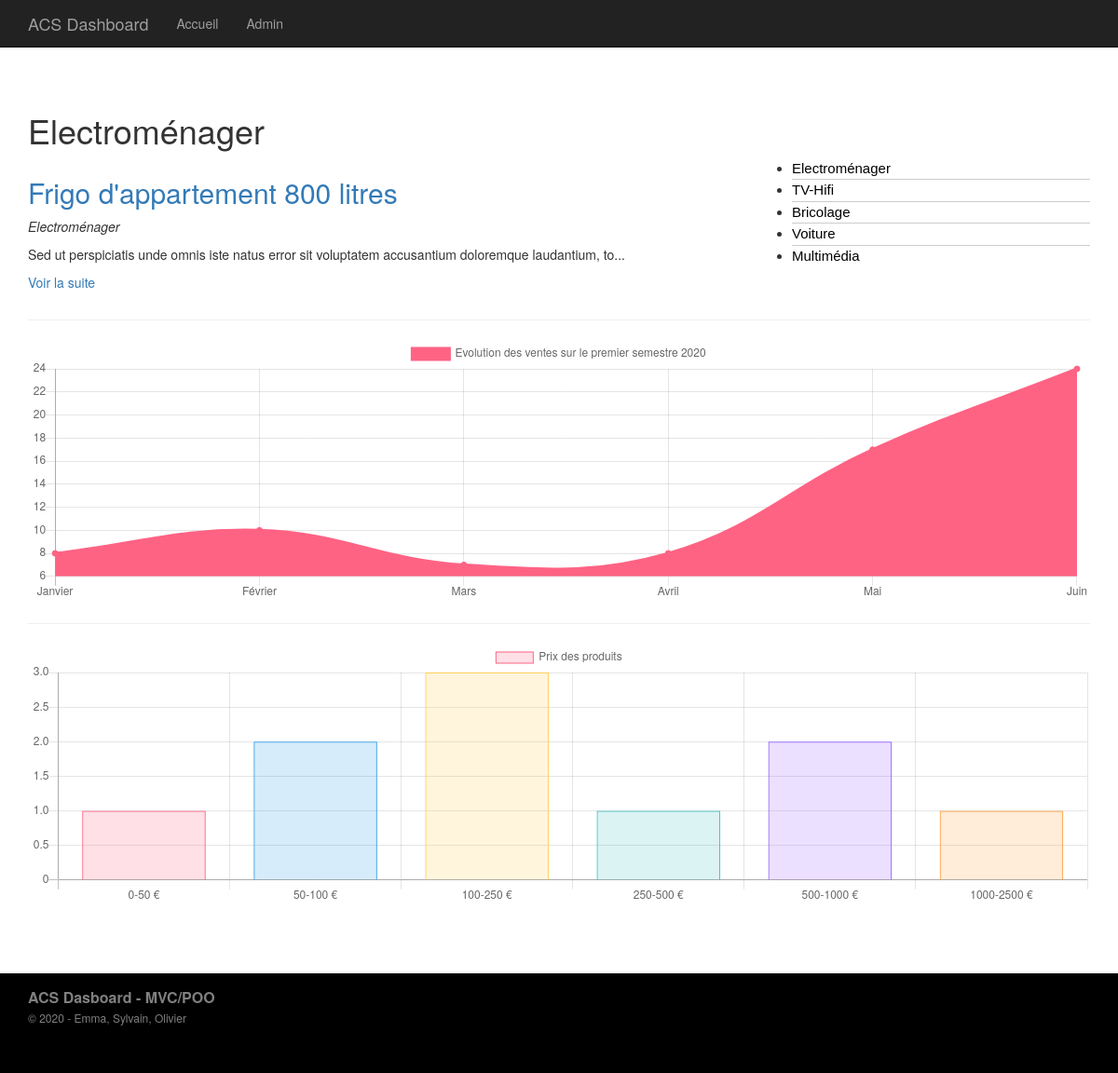
Page /index.php?p=posts.category&id=1 on the committed database.
### tables this page shows
CREATE TABLE IF NOT EXISTS `categories` (
  `id` int(11) NOT NULL AUTO_INCREMENT,
  `titre` varchar(255) DEFAULT NULL,
  PRIMARY KEY (`id`)
);

CREATE TABLE IF NOT EXISTS `articles` (
  `id` int(11) NOT NULL AUTO_INCREMENT,
  `titre` varchar(255) DEFAULT NULL,
  `lieuachat` varchar(255) DEFAULT NULL,
  `adresseachat` varchar(255) DEFAULT NULL,
  `urlachat` varchar(255) DEFAULT NULL,
  `ref` varchar(255) NOT NULL,
  `dateachat` varchar(20) NOT NULL,
  `datefingarantie` varchar(20) NOT NULL,
  `category_id` int(11) DEFAULT NULL,
  `prix` int(10) NOT NULL DEFAULT 0,
  `conseilsentretien` longtext DEFAULT NULL,
  `phototicketachat` varchar(255) DEFAULT NULL,
  `manuelutilisation` longtext DEFAULT NULL,
  PRIMARY KEY (`id`)
);

### core/Controller/Controller.php (called while the page is built, shortened)
<?php
    class Controller{
        protected $viewPath;
        protected function render($view, $variables = []){
            extract($variables);
            require($this->viewPath . str_replace('.', '/', $view) . '.php');
        }
    }
?>

### app/Controller/PostsController.php (called while the page is built, shortened)
<?php
    class PostsController extends AppController{
        public function category(){
            $categorie = $this->Category->find($_GET['id']);
            $articles = $this->Post->lastByCategory($_GET['id']);
            $categories = $this->Category->all();
            $this->render('posts.category', compact('articles','categories', 'categorie'));
        }
    }
?>

### public/index.php (called while the page is built, shortened)
<?php
    if(isset($_GET['p'])){
        $page = $_GET['p'];
    }
    else{
        $page = 'posts.index';
    }
    $page = explode('.', $page);
    if($page[0] == 'admin'){
        $controller = '\App\Controller\Admin\\' . ucfirst($page[1]) . 'Controller';
        $action = $page[2];
    }
    else{
        $action = $page[1];
    }
    $controller = new $controller();
    $controller->$action();
?>

### core/Table/Table.php (called while the page is built, shortened)
<?php
    class Table{
        protected $table;
        protected $db;
        public function __construct(Database $db){
            $this->db = $db;
        }
        public function all(){
            return $this->query("SELECT * FROM " . $this->table);
        }
        public function find($id){
            return $this->query("SELECT * FROM {$this->table} WHERE id = ?", [$id], true);
        }
        public function query($statement, $attributes = null, $one = false){
            if($attributes){
                return $this->db->prepare(
                    $statement,
                    $attributes,
                    str_replace('Table', 'Entity', get_class($this)),
                    $one
                );
            }
             else{
                return $this->db->query(
                    $statement,
                    str_replace('Table', 'Entity', get_class($this)),
                     $one
                );
            }
        }
    }
?>

### core/Database/MysqlDatabase.php (called while the page is built, shortened)
<?php
    class MysqlDatabase extends Database{
        private $pdo;
        private function getPDO(){
            if($this->pdo === null){
                $pdo = new PDO('mysql:dbname=mvc-blog;host=localhost', 'root', '');
                $pdo->setAttribute(PDO::ATTR_ERRMODE, PDO::ERRMODE_EXCEPTION);
                $this->pdo = $pdo;
            }
            return $this->pdo;
        }
        public function query($statement, $class_name = null, $one = false){
            $req = $this->getPDO()->query($statement);
            if($class_name === null){
                $req->setFetchMode(PDO::FETCH_OBJ);
            }
            else{
                $req->setFetchMode(PDO::FETCH_CLASS, $class_name);
            }
            if($one){
                $datas = $req->fetch();
            }
            else{
                $datas = $req->fetchAll();
            }
            return $datas;
        }
        public function prepare($statement, $attributes, $class_name = null, $one = false){
            $req = $this->getPDO()->prepare($statement);
            $res = $req->execute($attributes);
            if($class_name === null){
                $req->setFetchMode(PDO::FETCH_OBJ);
            }
            else{
                $req->setFetchMode(PDO::FETCH_CLASS, $class_name);
            }
            if($one){
                $datas = $req->fetch();
            }
            else{
                $datas = $req->fetchAll();
            }
            return $datas;
        }
    }
?>

### app/Autoloader.php (called while the page is built, shortened)
<?php
  class Autoloader{
      static function autoload($class){
          if (strpos($class, __NAMESPACE__ . '\\') === 0){
              $class = str_replace(__NAMESPACE__ . '\\', '', $class);
              $class = str_replace('\\', '/', $class);
          }
      }
  }

### core/Autoloader.php (called while the page is built, shortened)
<?php
  class Autoloader{
      static function autoload($class){
          if (strpos($class, __NAMESPACE__ . '\\') === 0){
              $class = str_replace(__NAMESPACE__ . '\\', '', $class);
              $class = str_replace('\\', '/', $class);
          }
      }
  }

### app/Table/PostTable.php (called while the page is built, shortened)
<?php
    class PostTable extends Table{
        public function lastByCategory($category_id){
            return $this->query("
                SELECT articles.id, articles.titre, articles.lieuachat, articles.adresseachat, articles.urlachat, articles.ref, articles.dateachat, articles.datefingarantie, articles.prix, articles.conseilsentretien, articles.phototicketachat, articles.manuelutilisation, categories.titre as categorie
                FROM articles
                LEFT JOIN categories ON category_id = categories.id
                WHERE articles.category_id = ?
                ORDER BY articles.id DESC",
                [$category_id]
              );
        }
    }
?>

### core/Entity/Entity.php (called while the page is built, shortened)
<?php
    class Entity{
        public function __get($key){
            $method = 'get' . ucfirst($key);
            $this->$key = $this->$method();
            return $this->$key;
        }
    }
?>

### app/Entity/CategoryEntity.php (called while the page is built, shortened)
<?php
    class CategoryEntity extends Entity{
        public function getUrl(){
          return 'index.php?p=posts.category&id=' . $this->id;
        }
    }
?>

### app/Views/posts/category.php (the view)
<h1><?= $categorie->titre; ?></H1>
<div class="row">
    <div class="col-sm-8">
        <?php
            foreach ($articles as $post) :
        ?>
            <h2><a href="<?= $post->url; ?>"><?= $post->titre; ?></a></h2>
            <p><em><?= $post->categorie; ?></em></p>
            <p><?= $post->extrait; ?></p>
        <?php endforeach; ?>
    </div>
    <div class="col-sm-4">
        <ul class="list">
            <?php foreach ($categories as $categorie) : ?>
                <li><a href="<?= $categorie->url; ?>"><?= $categorie->titre; ?></a></li>
            <?php endforeach; ?>
        </ul>
    </div>
</div>

### app/Entity/PostEntity.php (shortened to what this page needs)
<?php
    class PostEntity extends Entity{
        public function getUrl(){
          return 'index.php?p=posts.single&id=' . $this->id;
        }
        public function getExtrait(){
          $html = '<p>' . substr($this->manuelutilisation, 0, 100) . '...</p>';
          $html .= '<p><a href="' . $this->getUrl() . '">Voir la suite</a></p>';
          return $html;
        }
    }
?>

### public/css/style.css (style rules this page uses)
.list li { font: 200 15px/1.5 Helvetica, Verdana, sans-serif; border-bottom: 1px solid #ccc; }
.list li:last-child { border: none; }
.list li a { text-decoration: none; color: #000; display: block; width: 200px; -webkit-transition: font-size 0.3s ease, background-color 0.3s ease; -moz-transition: font-size 0.3s ease, background-color 0.3s ease; -o-transition: font-size 0.3s ease, background-color 0.3s ease; -ms-transition: font-size 0.3s ease, background-color 0.3s ease; transition: font-size 0.3s ease, background-color 0.3s ease; }

### rows in the picture
categories: titre "Electroménager"
articles: titre "Frigo d'appartement 800 litres", category.titre "Electroménager", manuelutilisation "Sed ut perspiciatis unde omnis iste natus error sit voluptatem accusantium doloremque laudantium, to"
categories: titre "TV-Hifi"
categories: titre "Bricolage"
categories: titre "Voiture"
categories: titre "Multimédia"
